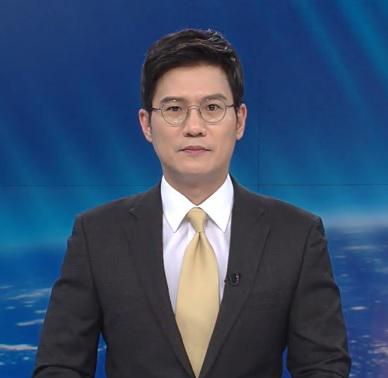
#> input picture image/face6.jpg, 388 x 378 px
$ python Image_read.py
#> lines starting #> are read from the running program, lines starting #| are printed output that depends on the picture
import cv2

image_file = "image/face6.jpg"

original = cv2.imread(image_file, cv2.IMREAD_COLOR)
#> original is the input picture: shape (378, 388, 3); mean B, G, R 107.2, 76.5, 54.4

gray = cv2.imread(image_file, cv2.IMREAD_GRAYSCALE)
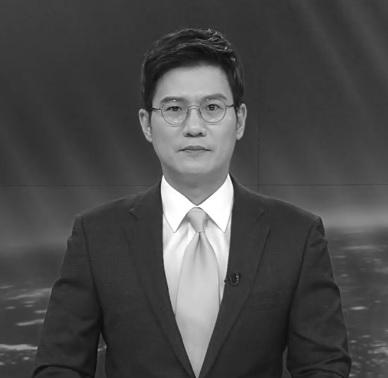
#> gray: shape (378, 388); min 8, max 255, mean 73.4

unchange = cv2.imread(image_file, cv2.IMREAD_UNCHANGED)


cv2.imshow("IMREAD_COLOR", original)
cv2.imshow("IMREAD_GRAYSCALE", gray)
cv2.imshow("IMREAD_UNCHANGED", unchange)

cv2.waitKey(0)


# # 불러올 이미지 경로
# image_file = "image/my_face.jpg"
#
# # cv2.IMREAD_COLOR : 수정없이 원본 이미지 읽기
# original = cv2.imread(image_file, cv2.IMREAD_COLOR)
#
# # cv2.IMREAD_GRAYSCALE : 흑백사진으로 수정해서 이미지 읽기
# gray = cv2.imread(image_file, cv2.IMREAD_GRAYSCALE)
#
# # cv2.IMREAD_UNCHANGED : 이미지 파일의 알파 채널(Alpha Channel)까지 포함해서 읽기
# unchange = cv2.imread(image_file, cv2.IMREAD_UNCHANGED)
#
# # 이미지 보여주기
# cv2.imshow("IMREAD_COLOR", original) # 원본
# cv2.imshow("IMREAD_GRAYSCALE", gray) # 흑백
# cv2.imshow("IMREAD_UNCHANGED", unchange) # 알파 채널 추가
#
# cv2.waitKey(0)

$ run again, with image/face1.jpg copied over image/face6.jpg
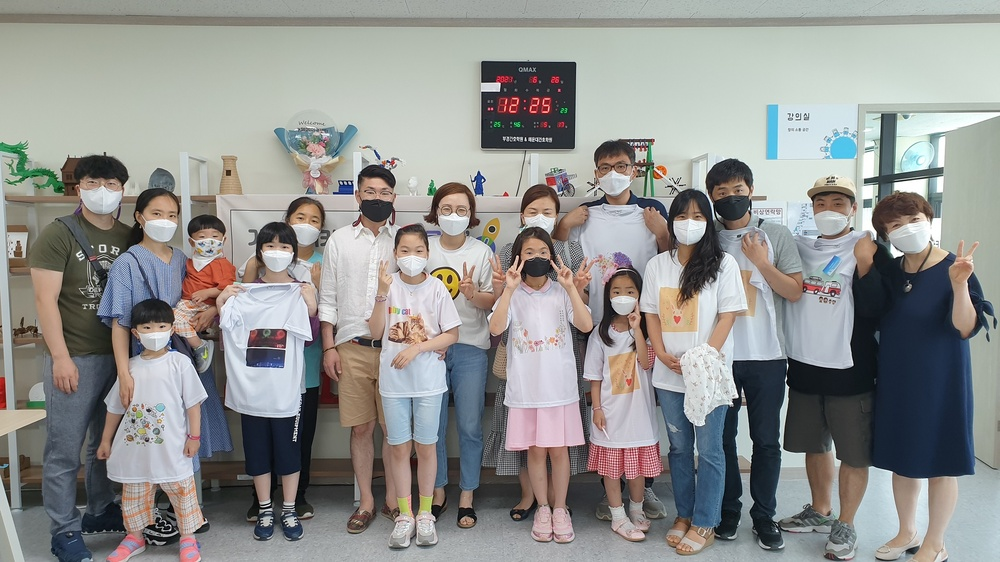
#> input picture image/face1.jpg, 1000 x 562 px, shrunk from 1920 x 1080 before the run
#> original is the input picture: shape (562, 1000, 3); mean B, G, R 143.1, 145.5, 145.1
#> `gray = cv2.imread(image_file, cv2.IMREAD_GRAYSCALE)`:
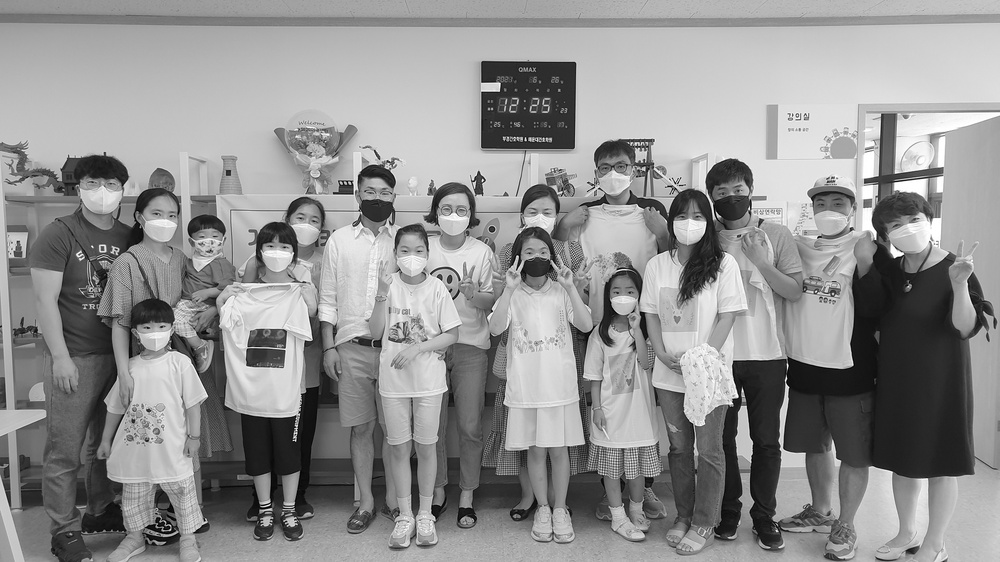
#> gray: shape (562, 1000); min 0, max 255, mean 145.1

$ run again, with image/face3.jpg copied over image/face6.jpg
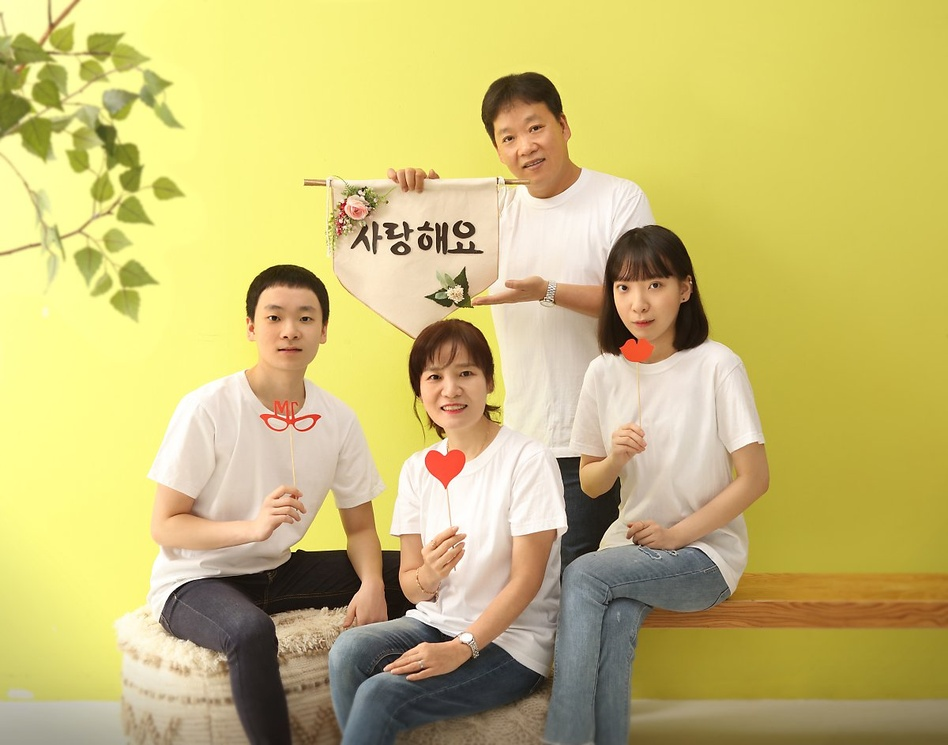
#> input picture image/face3.jpg, 948 x 745 px, shrunk from 1200 x 943 before the run
#> original is the input picture: shape (745, 948, 3); mean B, G, R 115.5, 187.5, 201.1
#> `gray = cv2.imread(image_file, cv2.IMREAD_GRAYSCALE)`:
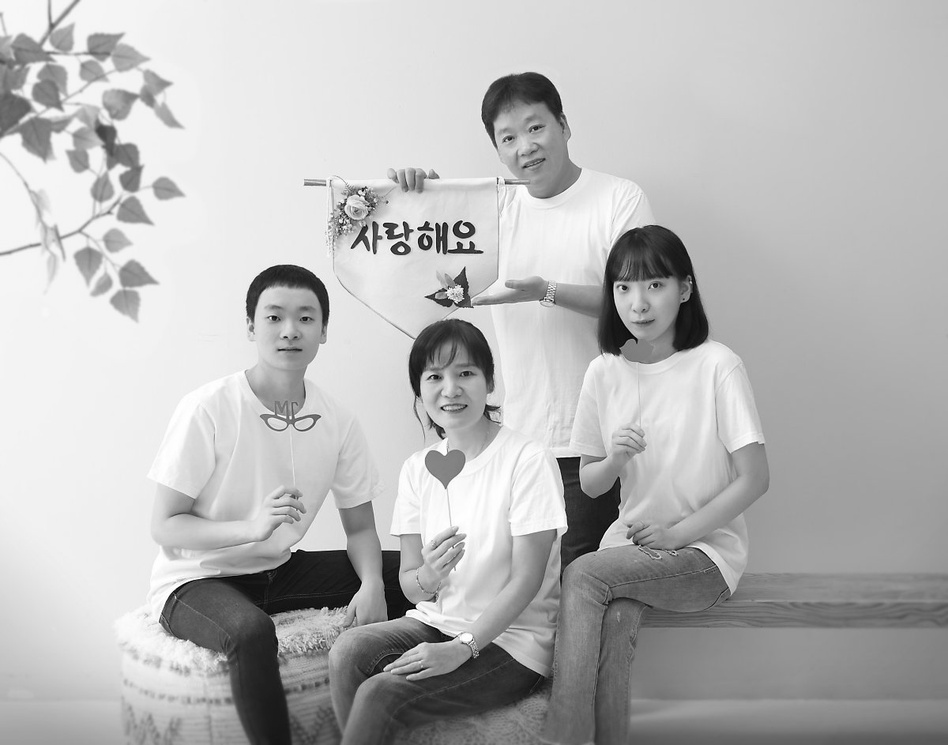
#> gray: shape (745, 948); min 0, max 255, mean 183.4
